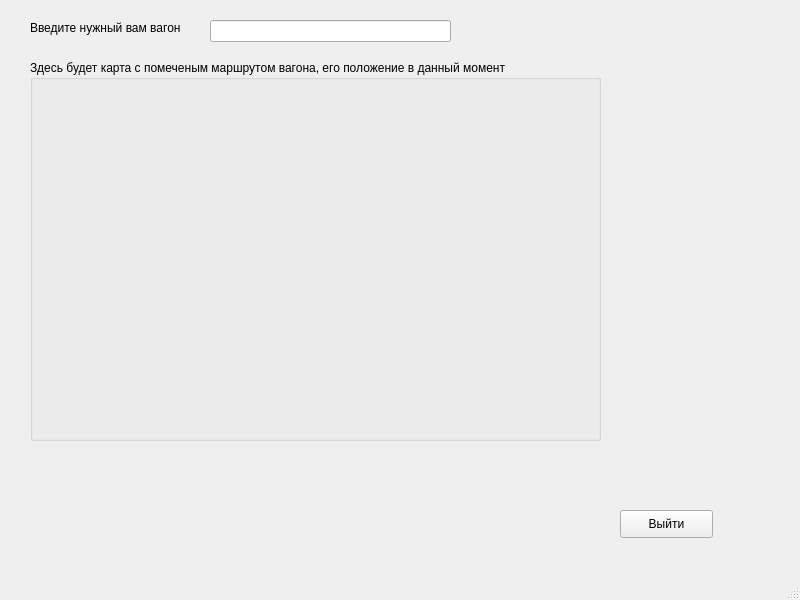
<?xml version="1.0" encoding="UTF-8"?>
<ui version="4.0">
 <class>MainWindow</class>
 <widget class="QMainWindow" name="MainWindow">
  <property name="geometry">
   <rect>
    <x>0</x>
    <y>0</y>
    <width>800</width>
    <height>600</height>
   </rect>
  </property>
  <property name="windowTitle">
   <string>Карта маршрута</string>
  </property>
  <widget class="QWidget" name="centralwidget">
   <widget class="QLabel" name="label">
    <property name="geometry">
     <rect>
      <x>30</x>
      <y>20</y>
      <width>171</width>
      <height>16</height>
     </rect>
    </property>
    <property name="text">
     <string>Введите нужный вам вагон</string>
    </property>
   </widget>
   <widget class="QLineEdit" name="lineEdit">
    <property name="geometry">
     <rect>
      <x>210</x>
      <y>20</y>
      <width>241</width>
      <height>22</height>
     </rect>
    </property>
   </widget>
   <widget class="QGroupBox" name="groupBox">
    <property name="geometry">
     <rect>
      <x>30</x>
      <y>60</y>
      <width>571</width>
      <height>381</height>
     </rect>
    </property>
    <property name="title">
     <string>Здесь будет карта с помеченым маршрутом вагона, его положение в данный момент</string>
    </property>
   </widget>
   <widget class="QPushButton" name="pushButton_2">
    <property name="geometry">
     <rect>
      <x>620</x>
      <y>510</y>
      <width>93</width>
      <height>28</height>
     </rect>
    </property>
    <property name="text">
     <string>Выйти</string>
    </property>
   </widget>
  </widget>
  <widget class="QMenuBar" name="menubar">
   <property name="geometry">
    <rect>
     <x>0</x>
     <y>0</y>
     <width>800</width>
     <height>26</height>
    </rect>
   </property>
  </widget>
  <widget class="QStatusBar" name="statusbar"/>
 </widget>
 <resources/>
 <connections/>
</ui>
